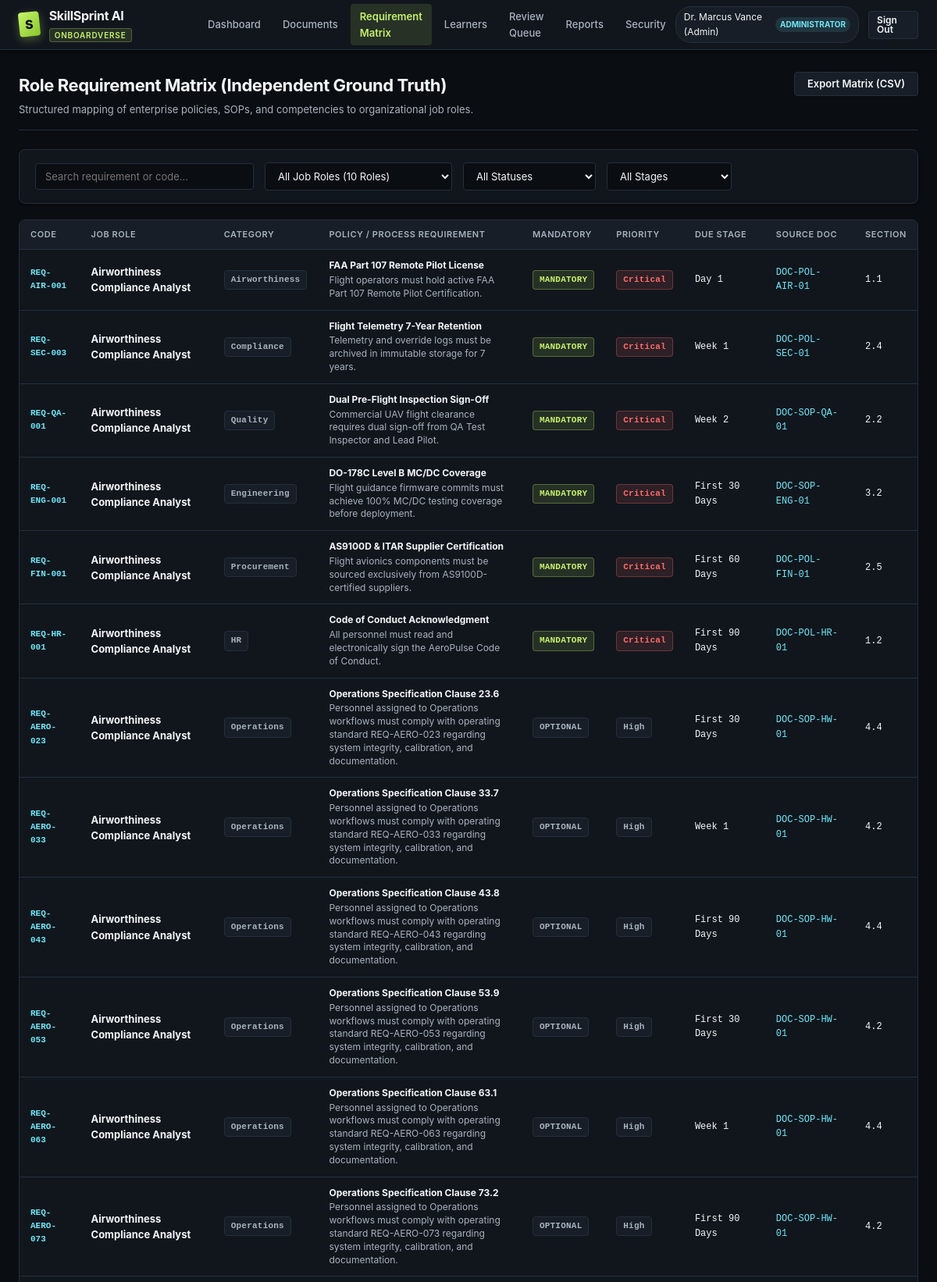
Page /matrix (signed in, upper part) on the committed database.
### tables this page shows
CREATE TABLE users (
    user_id TEXT PRIMARY KEY,
    username TEXT NOT NULL UNIQUE,
    email TEXT NOT NULL UNIQUE,
    password_hash TEXT NOT NULL,
    system_role_id TEXT NOT NULL,
    full_name TEXT NOT NULL,
    is_active INTEGER DEFAULT 1,
    created_at TIMESTAMP DEFAULT CURRENT_TIMESTAMP,
    last_login TIMESTAMP,
    FOREIGN KEY (system_role_id) REFERENCES system_roles(role_id)
);

CREATE TABLE system_roles (
    role_id TEXT PRIMARY KEY,
    name TEXT NOT NULL UNIQUE,
    description TEXT,
    created_at TIMESTAMP DEFAULT CURRENT_TIMESTAMP
);

CREATE TABLE role_requirements (
    mapping_id TEXT PRIMARY KEY,
    job_role_id TEXT NOT NULL,
    requirement_id TEXT NOT NULL,
    mandatory_for_role INTEGER NOT NULL DEFAULT 1,
    role_priority TEXT NOT NULL DEFAULT 'High',
    due_stage TEXT NOT NULL DEFAULT 'Week 1', -- Day 1, Week 1, Week 2, First 30 Days, First 60 Days, First 90 Days
    assessment_required INTEGER DEFAULT 1,
    practical_task_required INTEGER DEFAULT 0,
    created_at TIMESTAMP DEFAULT CURRENT_TIMESTAMP,
    FOREIGN KEY (job_role_id) REFERENCES job_roles(role_id) ON DELETE CASCADE,
    FOREIGN KEY (requirement_id) REFERENCES requirements(requirement_id) ON DELETE CASCADE,
    UNIQUE(job_role_id, requirement_id)
);

CREATE TABLE requirements (
    requirement_id TEXT PRIMARY KEY, -- Stable ID e.g., REQ-POL-SEC-001
    code TEXT NOT NULL UNIQUE,
    document_id TEXT NOT NULL,
    section_id TEXT NOT NULL,
    version_tag TEXT NOT NULL,
    category TEXT NOT NULL, -- Security, Safety, HR, Compliance, Technical SOP, Quality
    title TEXT NOT NULL,
    description TEXT NOT NULL,
    requirement_type TEXT NOT NULL, -- Must Know, Must Complete, Must Demonstrate, Must Acknowledge, Recommended, Optional
    is_mandatory INTEGER NOT NULL DEFAULT 1, -- 1 for mandatory, 0 for optional
    priority TEXT NOT NULL DEFAULT 'High', -- Critical, High, Medium, Low
    compliance_ref TEXT,
    is_active INTEGER DEFAULT 1,
    created_at TIMESTAMP DEFAULT CURRENT_TIMESTAMP,
    FOREIGN KEY (document_id) REFERENCES documents(document_id) ON DELETE CASCADE
);

CREATE TABLE job_roles (
    role_id TEXT PRIMARY KEY,
    code TEXT NOT NULL UNIQUE,
    title TEXT NOT NULL,
    dept_id TEXT NOT NULL,
    description TEXT,
    experience_level_default TEXT DEFAULT 'Intermediate', -- Beginner, Intermediate, Advanced
    is_active INTEGER DEFAULT 1,
    created_at TIMESTAMP DEFAULT CURRENT_TIMESTAMP,
    FOREIGN KEY (dept_id) REFERENCES departments(dept_id)
);

### src/routes/app_routes.py (the view)
@routes_bp.route("/matrix")
@login_required
def matrix_view():
    selected_role = request.args.get("role_id")
    roles = query_all("SELECT role_id, code, title FROM job_roles ORDER BY title ASC")
    if selected_role:
        matrix_items = get_matrix_for_role(selected_role)
    else:
        sql = """
            SELECT r.requirement_id, r.code as requirement_code, r.title as requirement_title,
                   r.description as requirement_description, r.category as requirement_category,
                   r.document_id, r.section_id, rm.mandatory_for_role, rm.role_priority,
                   rm.due_stage, jr.title as role_title
            FROM role_requirements rm
            JOIN requirements r ON rm.requirement_id = r.requirement_id
            JOIN job_roles jr ON rm.job_role_id = jr.role_id
            ORDER BY jr.title ASC, rm.mandatory_for_role DESC
        """
        matrix_items = query_all(sql)
    return render_template(
        "matrix.html",
        active_page="matrix",
        roles=roles,
        selected_role=selected_role,
        matrix_items=matrix_items
    )

### src/core/auth.py (called while the page is built)
def get_current_user() -> Optional[Dict[str, Any]]:
    user_id = session.get("user_id")
    if not user_id:
        return None
    user = query_one(
        """
        SELECT u.user_id, u.username, u.email, u.full_name, u.is_active,
               sr.role_id as system_role_id, sr.name as role_name
        FROM users u
        JOIN system_roles sr ON u.system_role_id = sr.role_id
        WHERE u.user_id = ? AND u.is_active = 1
        """,
        (user_id,)
    )
    return user

def login_required(f: Callable) -> Callable:
    @wraps(f)
    def decorated_function(*args, **kwargs):
        user = get_current_user()
        if not user:
            if request.is_json or request.path.startswith("/api/"):
                return jsonify({"error": "Authentication required", "status": 401}), 401
            return redirect(url_for("auth.login_view", next=request.url))
        g.current_user = user
        return f(*args, **kwargs)
    return decorated_function

### src/database/db.py (called while the page is built, shortened)
def resolve_db_path() -> str:
    env_path = os.environ.get("SKILLSPRINT_DB_PATH")
    if env_path:
        return env_path

def dict_factory(cursor: sqlite3.Cursor, row: Tuple) -> Dict[str, Any]:
    d = {}
    for idx, col in enumerate(cursor.description):
        d[col[0]] = row[idx]
    return d

@contextmanager
def get_db_connection():
    global _seeding_lock
    db_path = resolve_db_path()
    conn = sqlite3.connect(db_path, timeout=30.0)
    conn.row_factory = dict_factory
    try:
        conn.execute("PRAGMA foreign_keys = ON;")
    except Exception:
        pass
    try:
        conn.execute("PRAGMA journal_mode = WAL;")
    except Exception:
        try:
            conn.execute("PRAGMA journal_mode = DELETE;")
        except Exception:
            pass
    try:
        yield conn
        try:
            conn.commit()
        except Exception:
            pass
    except Exception:
        try:
            conn.rollback()
        except Exception:
            pass
        raise
    finally:
        try:
            conn.close()
        except Exception:
            pass

def query_all(query: str, params: Tuple = ()) -> List[Dict[str, Any]]:
    with get_db_connection() as conn:
        cur = conn.cursor()
        cur.execute(query, params)
        return cur.fetchall()

def query_one(query: str, params: Tuple = ()) -> Optional[Dict[str, Any]]:
    with get_db_connection() as conn:
        cur = conn.cursor()
        cur.execute(query, params)
        return cur.fetchone()

### templates/matrix.html (shortened to what this page needs)
{% extends "base.html" %}
{% block content %}
<div class="page-header">
  <div class="page-title-group">
    <h1>Role Requirement Matrix (Independent Ground Truth)</h1>
    <p>Structured mapping of enterprise policies, SOPs, and competencies to organizational job roles.</p>
  </div>
  <div class="page-actions">
    <a href="{{ url_for('routes.export_matrix_csv') }}" class="btn btn-secondary">Export Matrix (CSV)</a>
  </div>
</div>
<div class="card-3d" style="margin-bottom: 20px; padding: 16px 20px;">
  <div style="display: flex; gap: 14px; align-items: center; flex-wrap: wrap;">
    <input type="text" id="tableSearchInput" class="form-input" style="max-width: 280px;" placeholder="Search requirement or code...">
    <select class="form-select table-filter" data-filter-key="role" style="max-width: 240px;">
      <option value="ALL">All Job Roles (10 Roles)</option>
    </select>
    <select class="form-select table-filter" data-filter-key="mandatory" style="max-width: 170px;">
      <option value="ALL">All Statuses</option>
    </select>
    <select class="form-select table-filter" data-filter-key="stage" style="max-width: 160px;">
      <option value="ALL">All Stages</option>
    </select>
  </div>
</div>
<div class="table-container">
  <table class="data-table">
    <thead>
      <tr>
        <th>Code</th>
        <th>Job Role</th>
        <th>Category</th>
        <th>Policy / Process Requirement</th>
        <th>Mandatory</th>
        <th>Priority</th>
        <th>Due Stage</th>
        <th>Source Doc</th>
        <th>Section</th>
      </tr>
    </thead>
    <tbody>
      {% for item in matrix_items %}
      <tr class="filterable-row"
          data-role="{{ item.role_title }}"
          data-mandatory="{% if item.mandatory_for_role == 1 %}MANDATORY{% else %}OPTIONAL{% endif %}"
          data-stage="{{ item.due_stage }}">
        <td style="font-family: var(--font-mono); font-size: 11px; font-weight: 700; color: var(--accent-secondary);">
          {{ item.requirement_code }}
        </td>
        <td><strong>{{ item.role_title }}</strong></td>
        <td><span class="badge badge-neutral">{{ item.requirement_category }}</span></td>
        <td style="max-width: 320px; font-size: 12px; line-height: 1.4;">
          <strong>{{ item.requirement_title }}</strong>
          <div style="color: var(--text-secondary); margin-top: 2px;">{{ item.requirement_description }}</div>
        </td>
        <td>
          {% if item.mandatory_for_role == 1 %}
            <span class="badge badge-critical" style="background-color: var(--accent-primary-alpha); color: var(--accent-primary); border-color: rgba(199, 243, 107, 0.3);">MANDATORY</span>
          {% else %}
            <span class="badge badge-neutral">OPTIONAL</span>
          {% endif %}
        </td>
        <td>
          <span class="badge {% if item.role_priority == 'Critical' %}badge-critical{% else %}badge-neutral{% endif %}">
            {{ item.role_priority }}
          </span>
        </td>
        <td style="font-family: var(--font-mono); font-size: 12px;">{{ item.due_stage }}</td>
        <td style="font-family: var(--font-mono); font-size: 12px; color: var(--accent-secondary);">{{ item.document_id }}</td>
        <td style="font-family: var(--font-mono); font-size: 12px;">{{ item.section_id }}</td>
      </tr>
      {% endfor %}
    </tbody>
  </table>
</div>
{% endblock %}

### templates/base.html (shortened to what this page needs)
<!DOCTYPE html>
<html lang="en">
<head>
  <link rel="stylesheet" href="{{ url_for('static', filename='css/styles.css') }}">
</head>
<body>
  <header class="app-header">
    <div style="display: flex; align-items: center; gap: 20px;">
      <a href="{{ url_for('routes.dashboard_view') if g.current_user else url_for('routes.landing_view') }}" class="brand-container" id="brandLink">
        <div class="brand-logo-3d">S</div>
        <div>
          <span class="brand-text">SkillSprint AI</span>
          <span class="brand-badge">OnboardVerse</span>
        </div>
      </a>
      {% if g.current_user %}
      <nav class="main-nav" id="mainNav" aria-label="Main Navigation">
        <a href="{{ url_for('routes.dashboard_view') }}" class="nav-link {% if active_page == 'dashboard' %}active{% endif %}" id="navDashboard">Dashboard</a>
        <a href="{{ url_for('routes.documents_view') }}" class="nav-link {% if active_page == 'documents' %}active{% endif %}" id="navDocuments">Documents</a>
        <a href="{{ url_for('routes.matrix_view') }}" class="nav-link {% if active_page == 'matrix' %}active{% endif %}" id="navMatrix">Requirement Matrix</a>
        <a href="{{ url_for('routes.employees_view') }}" class="nav-link {% if active_page == 'employees' %}active{% endif %}" id="navEmployees">Learners</a>
        <a href="{{ url_for('routes.review_queue_view') }}" class="nav-link {% if active_page == 'review' %}active{% endif %}" id="navReview">Review Queue</a>
        <a href="{{ url_for('routes.reports_view') }}" class="nav-link {% if active_page == 'reports' %}active{% endif %}" id="navReports">Reports</a>
        <a href="{{ url_for('routes.security_tests_view') }}" class="nav-link {% if active_page == 'security' %}active{% endif %}" id="navSecurity">Security</a>
      </nav>
      {% endif %}
    </div>
    <div class="user-nav-profile">
      {% if g.current_user %}
        <div class="user-pill" id="userProfilePill">
          <span>{{ g.current_user.full_name }}</span>
          <span class="role-badge">{{ g.current_user.role_name }}</span>
        </div>
        <a href="{{ url_for('auth.logout') }}" class="btn btn-secondary btn-sm" id="logoutBtn">Sign Out</a>
      {% else %}
        <a href="{{ url_for('auth.login_view') }}" class="btn btn-primary btn-sm" id="loginHeaderBtn">Sign In</a>
      {% endif %}
    </div>
  </header>
  <main class="main-content" id="mainContent">
    {% if content_override %}
      {{ content_override|safe }}
    {% else %}
      {% block content %}{% endblock %}
    {% endif %}
  </main>
</body>
</html>

### rows in the picture
users: current_user.full_name "Dr. Marcus Vance (Admin)"
system_roles: current_user.role_name "ADMINISTRATOR"
role_requirements: requirement_code "REQ-AIR-001", role_title "Airworthiness Compliance Analyst", requirement_category "Airworthiness", requirement_title "FAA Part 107 Remote Pilot License", requirement_description "Flight operators must hold active FAA Part 107 Remote Pilot Certification.", mandatory_for_role "MANDATORY", role_priority "Critical", due_stage "Day 1", document_id "DOC-POL-AIR-01", section_id "1.1"
role_requirements: requirement_code "REQ-SEC-003", role_title "Airworthiness Compliance Analyst", requirement_category "Compliance", requirement_title "Flight Telemetry 7-Year Retention", requirement_description "Telemetry and override logs must be archived in immutable storage for 7 years.", mandatory_for_role "MANDATORY", role_priority "Critical", due_stage "Week 1", document_id "DOC-POL-SEC-01", section_id "2.4"
role_requirements: requirement_code "REQ-QA-001", role_title "Airworthiness Compliance Analyst", requirement_category "Quality", requirement_title "Dual Pre-Flight Inspection Sign-Off", requirement_description "Commercial UAV flight clearance requires dual sign-off from QA Test Inspector and Lead Pilot.", mandatory_for_role "MANDATORY", role_priority "Critical", due_stage "Week 2", document_id "DOC-SOP-QA-01", section_id "2.2"
role_requirements: requirement_code "REQ-ENG-001", role_title "Airworthiness Compliance Analyst", requirement_category "Engineering", requirement_title "DO-178C Level B MC/DC Coverage", requirement_description "Flight guidance firmware commits must achieve 100% MC/DC testing coverage before deployment.", mandatory_for_role "MANDATORY", role_priority "Critical", due_stage "First 30 Days", document_id "DOC-SOP-ENG-01", section_id "3.2"
role_requirements: requirement_code "REQ-FIN-001", role_title "Airworthiness Compliance Analyst", requirement_category "Procurement", requirement_title "AS9100D & ITAR Supplier Certification", requirement_description "Flight avionics components must be sourced exclusively from AS9100D-certified suppliers.", mandatory_for_role "MANDATORY", role_priority "Critical", due_stage "First 60 Days", document_id "DOC-POL-FIN-01", section_id "2.5"
role_requirements: requirement_code "REQ-HR-001", role_title "Airworthiness Compliance Analyst", requirement_category "HR", requirement_title "Code of Conduct Acknowledgment", requirement_description "All personnel must read and electronically sign the AeroPulse Code of Conduct.", mandatory_for_role "MANDATORY", role_priority "Critical", due_stage "First 90 Days", document_id "DOC-POL-HR-01", section_id "1.2"
role_requirements: requirement_code "REQ-AERO-023", role_title "Airworthiness Compliance Analyst", requirement_category "Operations", requirement_title "Operations Specification Clause 23.6", requirement_description "Personnel assigned to Operations workflows must comply with operating standard REQ-AERO-023 regarding system integrity, calibration, and documentation.", mandatory_for_role "OPTIONAL", role_priority "High", due_stage "First 30 Days", document_id "DOC-SOP-HW-01", section_id "4.4"
role_requirements: requirement_code "REQ-AERO-033", role_title "Airworthiness Compliance Analyst", requirement_category "Operations", requirement_title "Operations Specification Clause 33.7", requirement_description "Personnel assigned to Operations workflows must comply with operating standard REQ-AERO-033 regarding system integrity, calibration, and documentation.", mandatory_for_role "OPTIONAL", role_priority "High", due_stage "Week 1", document_id "DOC-SOP-HW-01", section_id "4.2"
role_requirements: requirement_code "REQ-AERO-043", role_title "Airworthiness Compliance Analyst", requirement_category "Operations", requirement_title "Operations Specification Clause 43.8", requirement_description "Personnel assigned to Operations workflows must comply with operating standard REQ-AERO-043 regarding system integrity, calibration, and documentation.", mandatory_for_role "OPTIONAL", role_priority "High", due_stage "First 90 Days", document_id "DOC-SOP-HW-01", section_id "4.4"
role_requirements: requirement_code "REQ-AERO-053", role_title "Airworthiness Compliance Analyst", requirement_category "Operations", requirement_title "Operations Specification Clause 53.9", requirement_description "Personnel assigned to Operations workflows must comply with operating standard REQ-AERO-053 regarding system integrity, calibration, and documentation.", mandatory_for_role "OPTIONAL", role_priority "High", due_stage "First 30 Days", document_id "DOC-SOP-HW-01", section_id "4.2"
role_requirements: requirement_code "REQ-AERO-063", role_title "Airworthiness Compliance Analyst", requirement_category "Operations", requirement_title "Operations Specification Clause 63.1", requirement_description "Personnel assigned to Operations workflows must comply with operating standard REQ-AERO-063 regarding system integrity, calibration, and documentation.", mandatory_for_role "OPTIONAL", role_priority "High", due_stage "Week 1", document_id "DOC-SOP-HW-01", section_id "4.4"
role_requirements: requirement_code "REQ-AERO-073", role_title "Airworthiness Compliance Analyst", requirement_category "Operations", requirement_title "Operations Specification Clause 73.2", requirement_description "Personnel assigned to Operations workflows must comply with operating standard REQ-AERO-073 regarding system integrity, calibration, and documentation.", mandatory_for_role "OPTIONAL", role_priority "High", due_stage "First 90 Days", document_id "DOC-SOP-HW-01", section_id "4.2"
